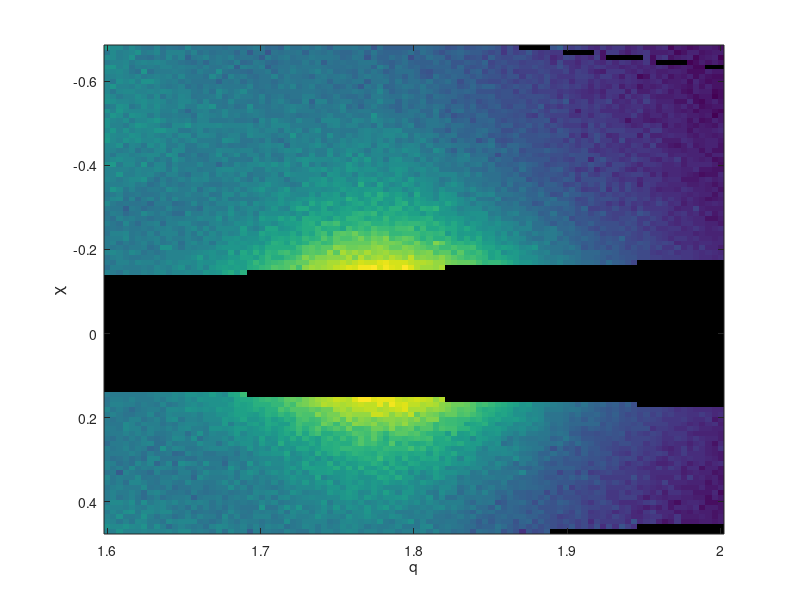

Source code (MATLAB): (Note: this script raises an error after producing the figure.)
load H3__th0.130_sec005_up_001_GapFilled_reshaped.mat

info = H3__th00x2E130_sec005_up_001_GapFilled_reshape;
s = double(s);
skip = (info.CountData ==0) ;      % empty pixels

s(skip) = nan;
x = double(info.XData);
y = double(deg2rad(info.YData));

[x2D,y2D] = meshgrid(x,y);

figure
imagesc(x,y,s);
xlabel(info.XVarName);
ylabel(info.YVarName);

nc = length(y);     % number of 1D curves

xy3D(:,:,1) = x2D;
xy3D(:,:,2) = y2D;


% exclude the none rows
xy2D = [x2D(:),y2D(:)];



%% remove nans
z1D = s(:);
ind = isfinite(z1D);

xy2D_new = xy2D(ind,:);
z1D_new = z1D(ind);



% A = par(1);
% Cx = par(2);
% Cy = par(3);
% C = par(4);
% rho = par(5);
% sigma_x = par(6);
% sigma_y = par(7);
% x0 = par(8);
% y0 = par(9);
%               [A,     Cx,     Cy,     C,      rho,    sigma_x     sigma_y,    x0      y0];
par =           [1,     0,      0,      0,      0,      0.1,        0.1,        1.75,   0];
lb =            [eps,   -Inf,   -Inf,   -Inf,   0,     eps,        eps,        1  ,     0]; 
ub =            [Inf,   Inf,    Inf,    Inf,    0,      1,          50,         2,      0];
fitflag = logical([1    1       1       1       0       1           1           1       0]);
surffit = @(par,xy2D)bvld(par,xy2D);

% parfit = par(fitflag);
% parnotfit = par(~fitflag);
getpar = @(parfit,par,fitflag)eval('par(fitflag)=parfit');
%surffitmin = @(parfit,parnotfit,fitflag)sum(abs((log10(bvnd(par,xy2D_new)) - log10(z1D_new))).^2);
surffitmin = @(par)sum(abs((log10(bvld(par,xy2D_new)) - log10(z1D_new))).^2);

%zcal = surffit(par,xy2D_new);

%return;
%[fittedX1,resnorm,residual,exitflag,output,lambda,jacobian] =  lsqcurvefit(surffit,par,xy2D_new,z1D_new,lb,ub);
                    opts = optimset('fminsearch');
                    opts.Display = 'iter';
                    opts.TolX = 1e-6;
                    opts.TolFun = 1e-6;
                    opts.MaxFunEvals = 8000;
                    opts.MaxIter = 6000;
[fittedX1,fval,exitflag,output]=fminsearchbnd(surffitmin,par,lb,ub,opts);

fittedX1
%%
zcal_new = surffit(fittedX1,xy2D_new);

zcal = nan(size(s(:)));
zcal(ind) = zcal_new;
zcal = reshape(zcal,length(y),length(x));

figure
hold on;
plot3(x2D(:),y2D(:),s(:),'o','markerfacecolor','b','markeredgecolor','w','markersize',5,'displayname','data');
surf(x2D,y2D,zcal,'displayname','fitting');
hidden off;
cameratoolbar;
shading flat;
lighting flat;